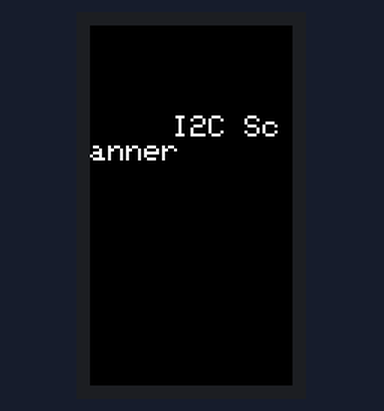
Bench run of a program on a simulated ESP32-S3. On the bench: 135×240 colour display.

Above: at 0.2 s.
At 5.5 s:
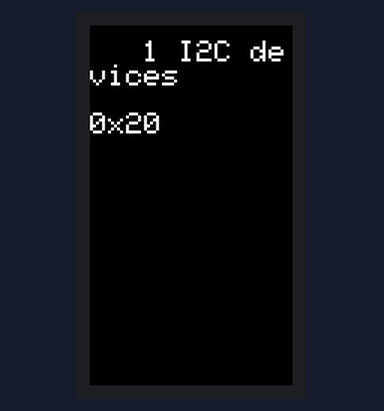

The program:

main.cpp
```cpp
#include <Arduino.h>
#include <M5Cardputer.h> // Include the M5Cardputer library
#include <Wire.h>

std::vector<byte> i2cAddresses; // Tableau pour stocker les adresses I2C détectées

void setup()
{
  auto cfg = M5.config(); // Get the M5 configuration
  M5.begin(cfg); // Initialize the M5
  M5.Power.begin(); // Initialize the M5 power

  M5.Lcd.setTextSize(2);
  M5.Lcd.setRotation(1);
  M5.Lcd.clear(BLACK);
  M5.Lcd.setCursor(55, 60);
  M5.Lcd.printf("I2C Scanner\n");

  delay(1000); // Delay to show the initial message

  Wire.begin();
}

void loop()
{
  byte error, address;
  int nDevices;

  i2cAddresses.clear(); // Erase previous adresses
  M5.Lcd.clear(BLACK);
  M5.Lcd.setTextSize(2);
  M5.Lcd.setCursor(60, 40);
  M5.Lcd.println("Loading...");

  nDevices = 0;
  for (address = 1; address < 127; address++)
  {
    // The i2c_scanner uses the return value of
    // the Write.endTransmission to see if
    // a device did acknowledge to the address.
    Wire.beginTransmission(address);
    error = Wire.endTransmission();
    M5.Lcd.clear();
    M5.Lcd.setCursor(100, 80);
    M5.Lcd.setTextSize(2);
    M5.Lcd.print(address);

    if (error == 0)
    {
      if (address < 16)
          M5.Lcd.print("0");

      i2cAddresses.push_back(address); // add adsress
      nDevices++;
    }
    else if (error == 4)
    {
      M5.Lcd.print("Error at address 0x");

      if (address < 16)
        M5.Lcd.print("0");

      M5.Lcd.println(address, HEX);
    }
  }

  M5.Lcd.setCursor(35, 10);
  if (nDevices == 0)
    M5.Lcd.println("No I2C devices\n");
  else
    {
        M5.Lcd.clear();
        M5.Lcd.printf("%d I2C devices\n", nDevices);
        M5.Lcd.println("");

        for (byte addr : i2cAddresses)
        {
            M5.Lcd.print("0x");
            if (addr < 16)
                M5.Lcd.print("0");
            M5.Lcd.println(addr, HEX);
        }
    }
  delay(8000); // wait 8 seconds for next scan
}
```
